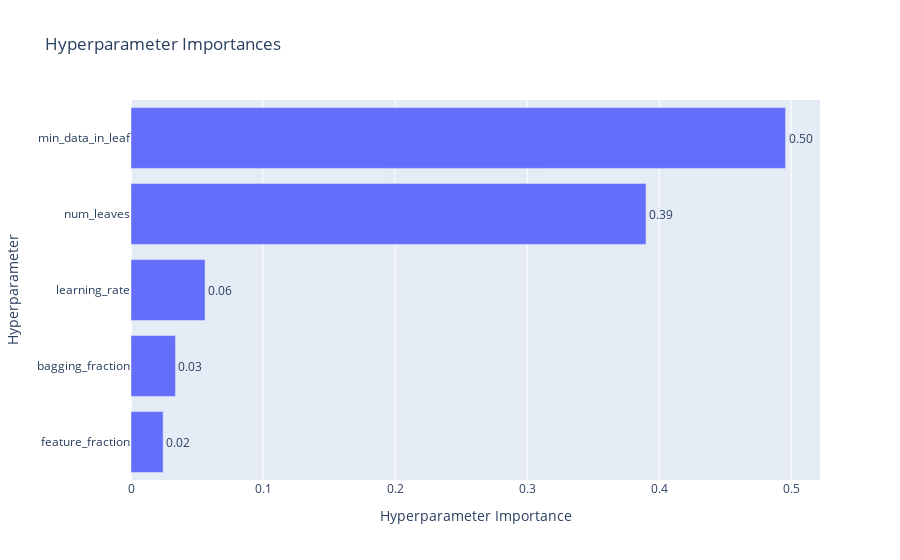

The cell this chart's notebook holds for it:
### Code cell
plot_param_importances(study)

### Figure 1 — Plotly figure (JSON) as saved in the notebook; plotly's stock layout.template omitted (floating-point values rounded to 4 significant figures)
{"data": [{"cliponaxis": false, "hovertemplate": ["feature_fraction (FloatDistribution): 0.024360267148673467<extra></extra>", "bagging_fraction (FloatDistribution): 0.03367486419213<extra></extra>", "learning_rate (FloatDistribution): 0.056090711794161606<extra></extra>", "num_leaves (IntDistribution): 0.3900960067755431<extra></extra>", "min_data_in_leaf (IntDistribution): 0.49577815008949183<extra></extra>"], "name": "Objective Value", "orientation": "h", "text": ["0.02", "0.03", "0.06", "0.39", "0.50"], "textposition": "outside", "type": "bar", "x": [0.02436, 0.03367, 0.05609, 0.3901, 0.4958], "y": ["feature_fraction", "bagging_fraction", "learning_rate", "num_leaves", "min_data_in_leaf"]}], "layout": {"title": {"text": "Hyperparameter Importances"}, "xaxis": {"title": {"text": "Hyperparameter Importance"}}, "yaxis": {"title": {"text": "Hyperparameter"}}}}
